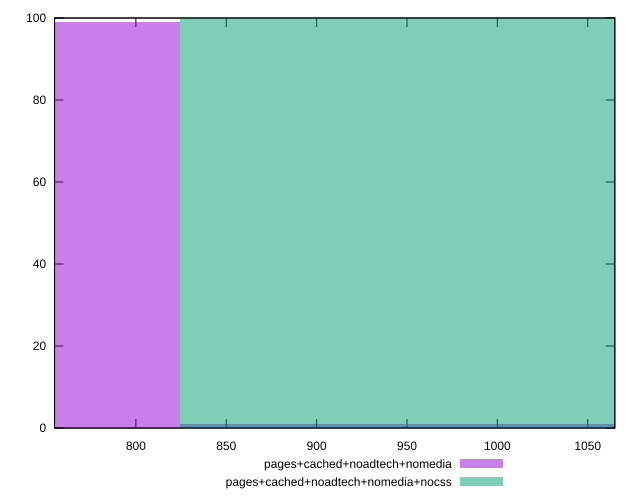

gnuplot code for this plot:
reset

$pagesCachedNoadtechNomedia <<EOF
989.250764772997 1
659.5005098486646 99
EOF

$pagesCachedNoadtechNomediaNocss <<EOF
989.250764772997 100
EOF

set key outside below
set boxwidth 329.7502549243323
set xrange [755:1065]
set yrange [0:100]
set trange [0:100]
set style fill transparent solid 0.5 noborder
set terminal svg size 640, 500 enhanced background rgb 'white'
set output "report_00018_2021-02-10T15-25-16.877Z/uses-rel-preload/comparison/histogram/3_vs_4.svg"

plot $pagesCachedNoadtechNomedia title "pages+cached+noadtech+nomedia" with boxes, \
     $pagesCachedNoadtechNomediaNocss title "pages+cached+noadtech+nomedia+nocss" with boxes

reset
